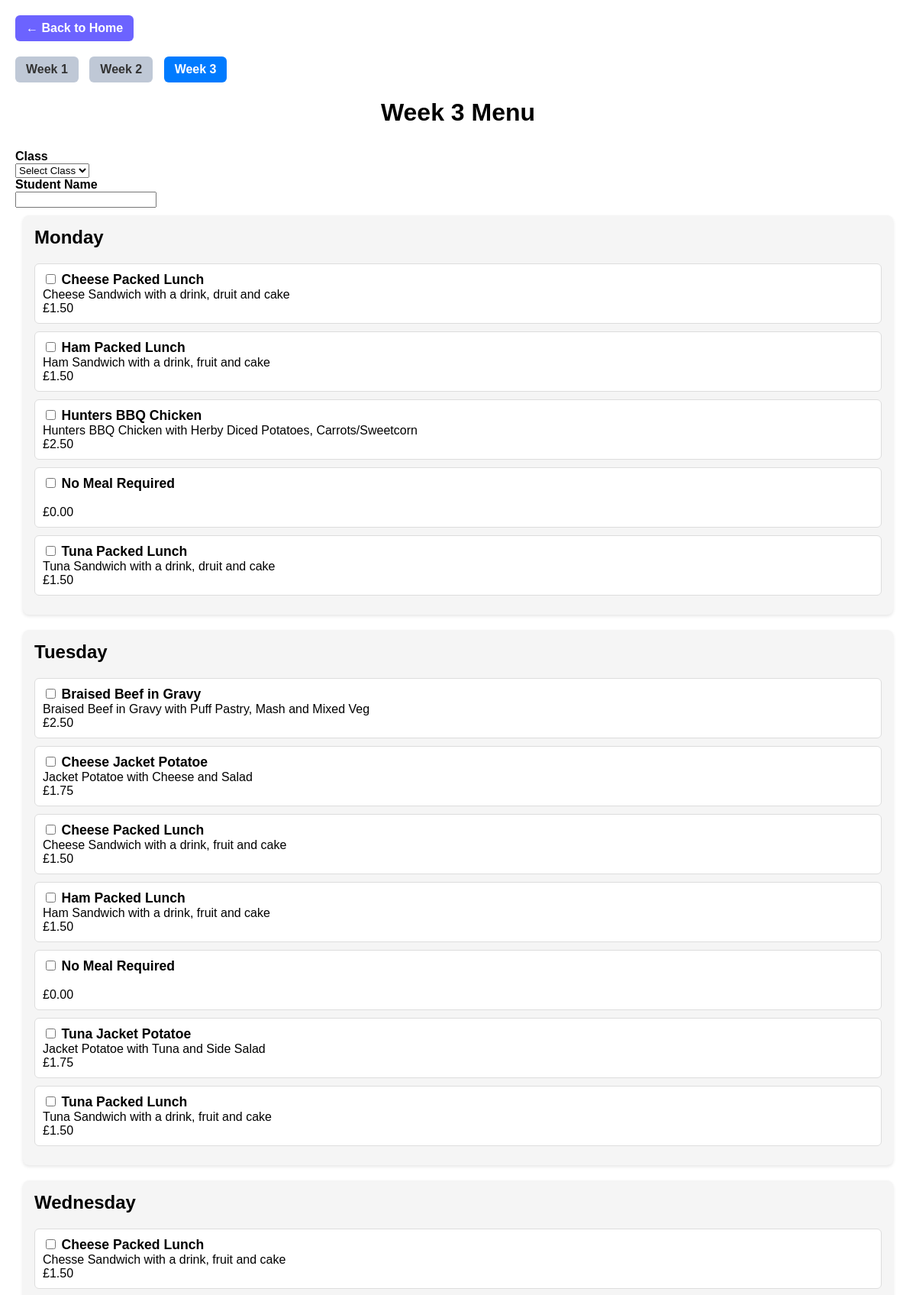
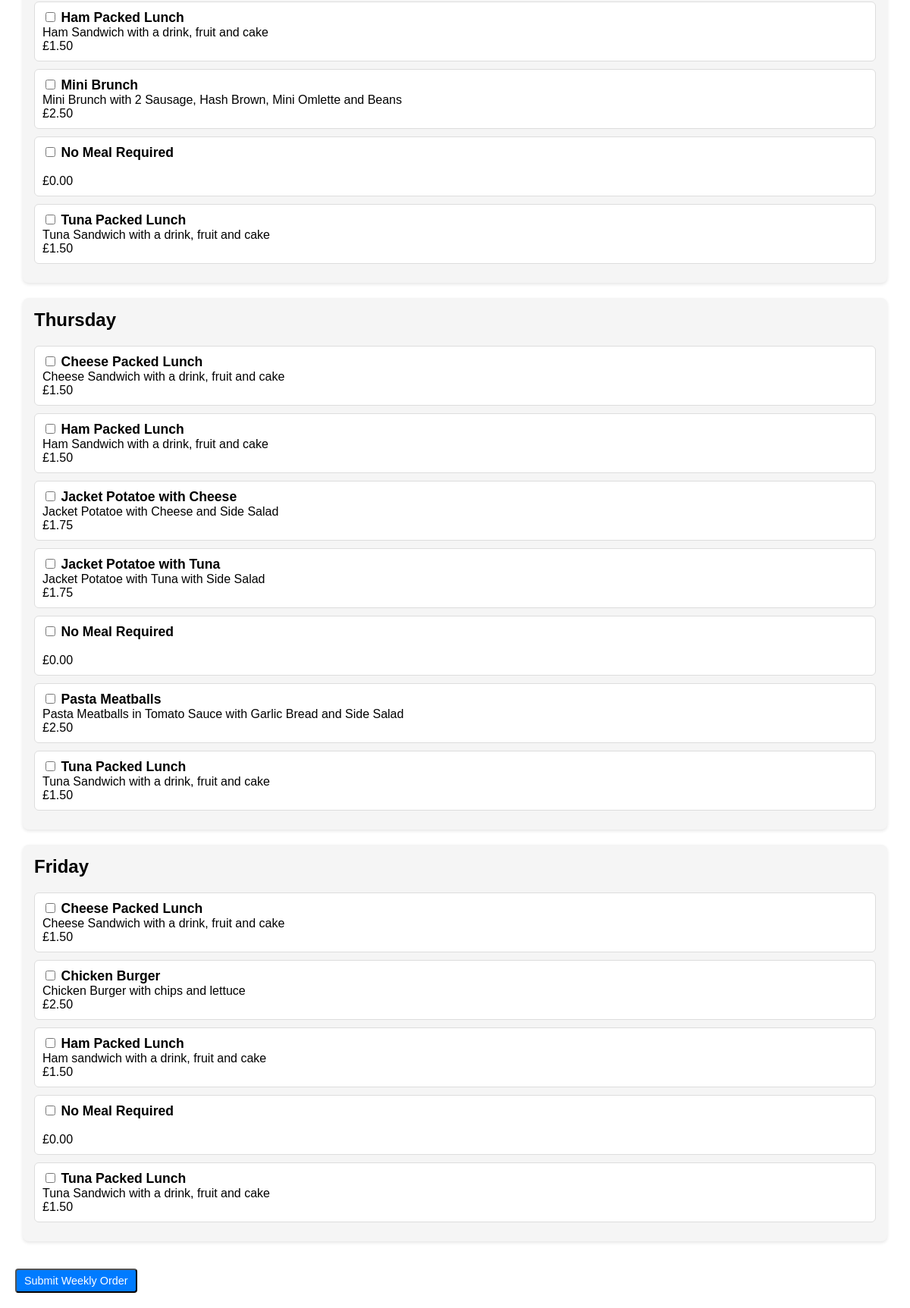
The page /menu/3/ on the database its author committed (2 pictures, top to bottom).
### mealshub/models.py (models this page shows, shortened)
class Meal(models.Model):
    name = models.CharField(max_length=100)
    description = models.TextField(blank=True)
    category = models.CharField(max_length=50, blank=True)
    price = models.DecimalField(max_digits=5, decimal_places=2)
    is_available = models.BooleanField(default=True)
    week = models.IntegerField(choices=WEEK_CHOICES)
    day = models.CharField(max_length=3, choices=DAY_CHOICES)

### mealshub/views.py (the view)
# urls.py: path("menu/<int:week_number>/", views.menu_view, name="menu"),
def menu_view(request, week_number):
    meals = Meal.objects.filter(
        week=week_number,
        is_available=True
        ).order_by('day', 'name')
    days = ['Mon', 'Tue', 'Wed', 'Thu', 'Fri']
    grouped = {day: [] for day in days}
    for meal in meals:
        grouped[meal.day].append(meal)
    context = {
        "week_number": week_number,
        "grouped_meals": grouped
    }
    return render(request, "mealshub/menu.html", context)

### mealshub/templates/mealshub/menu.html (shortened to what this page needs)
<a href="/" class="return-btn">← Back to Home</a>
<div style="margin-bottom:20px;">
    <a href="/menu/1/" class="week-btn {% if week_number == 1 %}active{% endif %}">Week 1</a>
    <a href="/menu/2/" class="week-btn {% if week_number == 2 %}active{% endif %}">Week 2</a>
    <a href="/menu/3/" class="week-btn {% if week_number == 3 %}active{% endif %}">Week 3</a>
</div>
<h1>Week {{ week_number }} Menu</h1>
<form method="POST" action="{% url 'weekly_order_submit' week_number %}">
    <div class="student-block">
    <label><strong>Class</strong></label><br>
    <select name="class_name" required>
        <option value="">Select Class</option>
    </select>
</div>
    <div class="student-block">
        <label><strong>Student Name</strong></label><br>
        <input type="text" name="student" required>
    </div>
<div class="week-container">
    {% for day, meals in grouped_meals.items %}
        <div class="day-block">
    <h2>
        {% if day == 'Mon' %}Monday{% endif %}
        {% if day == 'Tue' %}Tuesday{% endif %}
        {% if day == 'Wed' %}Wednesday{% endif %}
        {% if day == 'Thu' %}Thursday{% endif %}
        {% if day == 'Fri' %}Friday{% endif %}
    </h2>
    {% if meals %}
        {% for meal in meals %}
            <div class="meal-item">
                <label>
                   <input type="checkbox" name="meal_{{ day }}" value="{{ meal.id }}">
                    <strong>{{ meal.name }}</strong><br>
                    {{ meal.description }}<br>
                    £{{ meal.price }}<br>
                </label>
            </div>
         {% endfor %}
    {% else %}
        <p>No meals for this day.</p>
    {% endif %}
  </div>
{% endfor %}
</div>
    <button type="submit" class="order-button">Submit Weekly Order</button>
</form>

### mealshub/templates/mealshub/menu.html (style rules this page uses)
h1 { text-align: center; margin-bottom: 30px; }
.day-block h2 { margin-top: 0; }
.day-block { background: #f5f5f5; padding: 15px; margin-bottom: 20px; border-radius: 8px; box-shadow: 0 2px 4px rgba(0,0,0,0.1); }
.meal-item { margin-bottom: 10px; background: #fff; padding: 10px; border: 1px solid #ddd; border-radius: 6px; }
.meal-item strong { font-size: 1.1rem; }
.week-container { padding: 10px; }
.week-btn { display: inline-block; padding: 8px 14px; margin-right: 10px; background: #bfc8d6; color: #333; text-decoration: none; border-radius: 6px; font-weight: bold; transition: background 0.2s ease; }
.week-btn.active { background: #007bff; color: white; }
.return-btn { display: inline-block; margin-bottom: 20px; padding: 8px 14px; background: #6c63ff; color: white; text-decoration: none; border-radius: 6px; font-weight: bold; transition: background 0.2s ease; }
.order-button { display: inline-block; margin-top: 6px; padding: 6px 10px; background: #007bff; color: white; text-decoration: none; border-radius: 4px; font-size: 0.9rem; }

### rows shown on the page
Meal: shows "Monday", name "Cheese Packed Lunch", description "Cheese Sandwich with a drink, druit and cake", price "1.50"
Meal: name "Ham Packed Lunch", description "Ham Sandwich with a drink, fruit and cake", price "1.50"
Meal: name "Hunters BBQ Chicken", description "Hunters BBQ Chicken with Herby Diced Potatoes, Carrots/Sweetcorn", price "2.50"
Meal: name "No Meal Required", price "0.00"
Meal: name "Tuna Packed Lunch", description "Tuna Sandwich with a drink, druit and cake", price "1.50"
Meal: shows "Tuesday", name "Braised Beef in Gravy", description "Braised Beef in Gravy with Puff Pastry, Mash and Mixed Veg", price "2.50"
Meal: name "Cheese Jacket Potatoe", description "Jacket Potatoe with Cheese and Salad", price "1.75"
Meal: name "Cheese Packed Lunch", description "Cheese Sandwich with a drink, fruit and cake", price "1.50"
Meal: name "Ham Packed Lunch", description "Ham Sandwich with a drink, fruit and cake", price "1.50"
Meal: name "No Meal Required", price "0.00"
Meal: name "Tuna Jacket Potatoe", description "Jacket Potatoe with Tuna and Side Salad", price "1.75"
Meal: name "Tuna Packed Lunch", description "Tuna Sandwich with a drink, fruit and cake", price "1.50"
Meal: shows "Wednesday", name "Cheese Packed Lunch", description "Chesse Sandwich with a drink, fruit and cake", price "1.50"
Meal: name "Ham Packed Lunch", description "Ham Sandwich with a drink, fruit and cake", price "1.50"
Meal: name "Mini Brunch", description "Mini Brunch with 2 Sausage, Hash Brown, Mini Omlette and Beans", price "2.50"
Meal: name "No Meal Required", price "0.00"
Meal: name "Tuna Packed Lunch", description "Tuna Sandwich with a drink, fruit and cake", price "1.50"
Meal: shows "Thursday", name "Cheese Packed Lunch", description "Cheese Sandwich with a drink, fruit and cake", price "1.50"
Meal: name "Ham Packed Lunch", description "Ham Sandwich with a drink, fruit and cake", price "1.50"
Meal: name "Jacket Potatoe with Cheese", description "Jacket Potatoe with Cheese and Side Salad", price "1.75"
Meal: name "Jacket Potatoe with Tuna", description "Jacket Potatoe with Tuna with Side Salad", price "1.75"
Meal: name "No Meal Required", price "0.00"
Meal: name "Pasta Meatballs", description "Pasta Meatballs in Tomato Sauce with Garlic Bread and Side Salad", price "2.50"
Meal: name "Tuna Packed Lunch", description "Tuna Sandwich with a drink, fruit and cake", price "1.50"
Meal: shows "Friday", name "Cheese Packed Lunch", description "Cheese Sandwich with a drink, fruit and cake", price "1.50"
Meal: name "Chicken Burger", description "Chicken Burger with chips and lettuce", price "2.50"
Meal: name "Ham Packed Lunch", description "Ham sandwich with a drink, fruit and cake", price "1.50"
Meal: name "No Meal Required", price "0.00"
Meal: name "Tuna Packed Lunch", description "Tuna Sandwich with a drink, fruit and cake", price "1.50"

### other values the page prints
{{ week_number }} "3"
